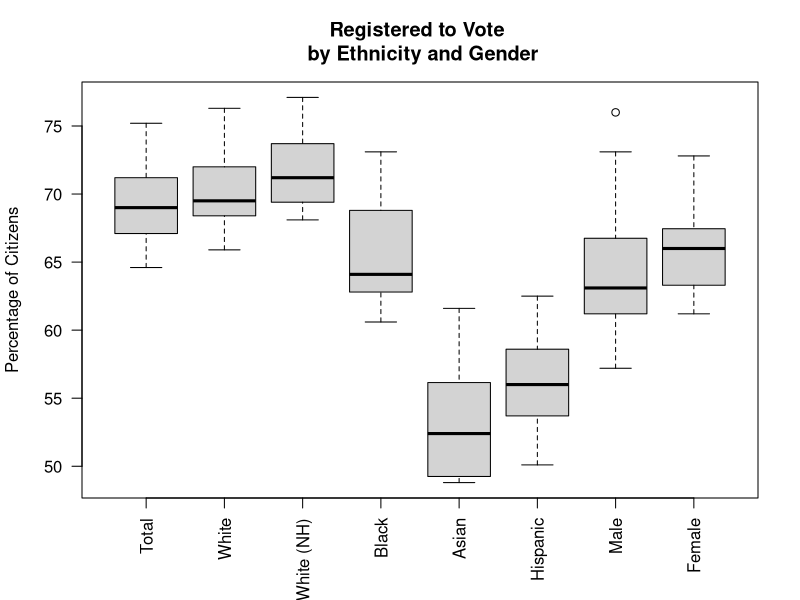
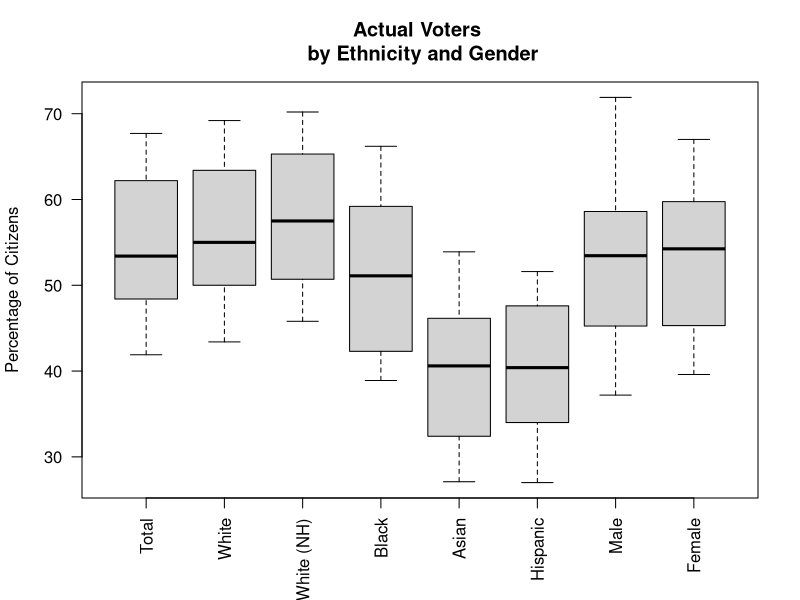
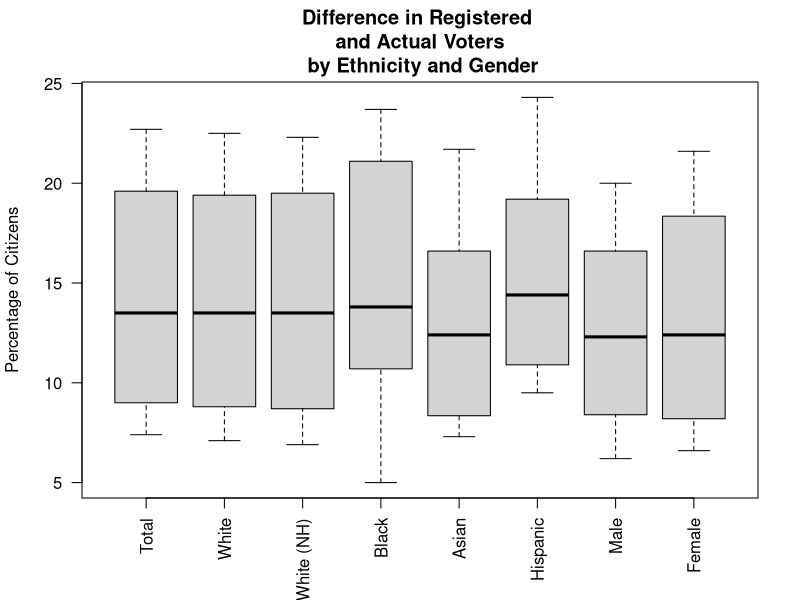
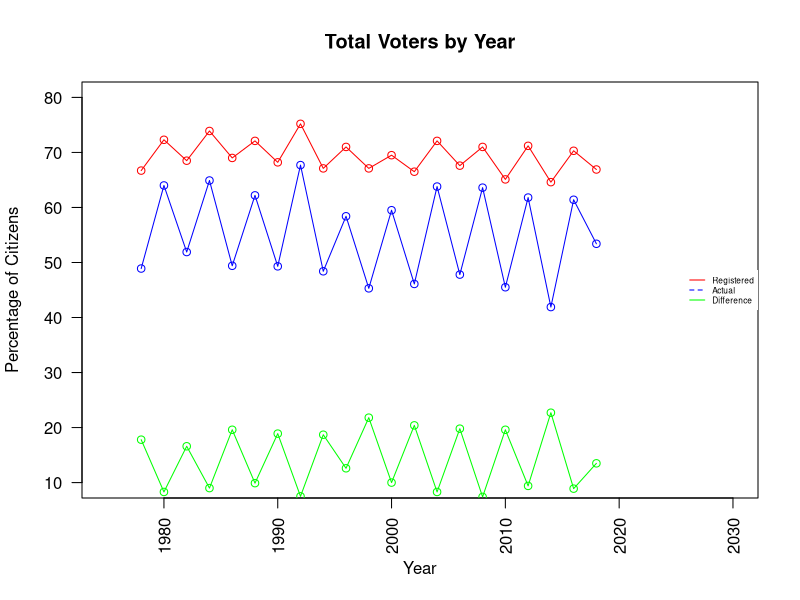
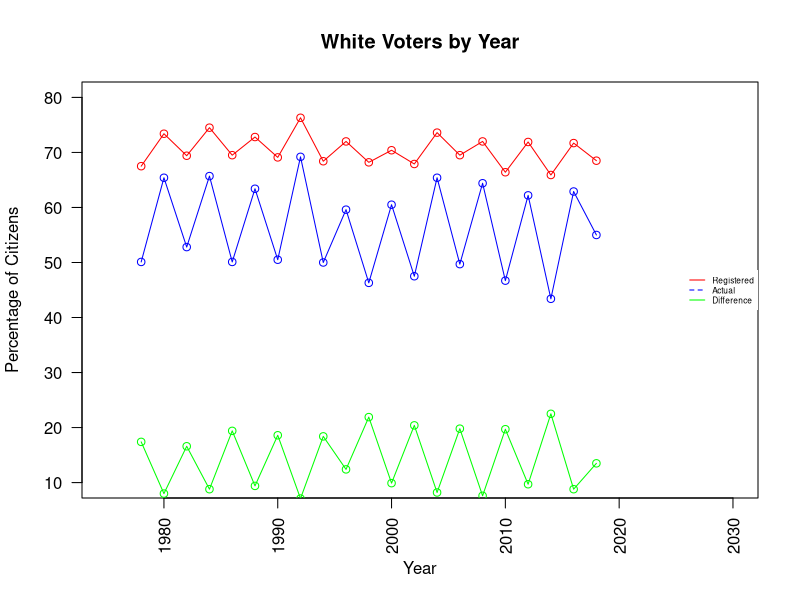
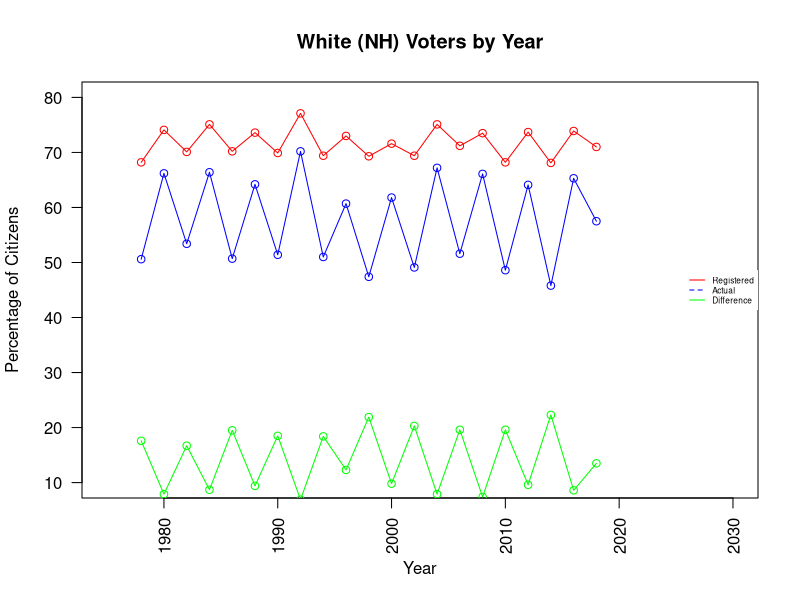
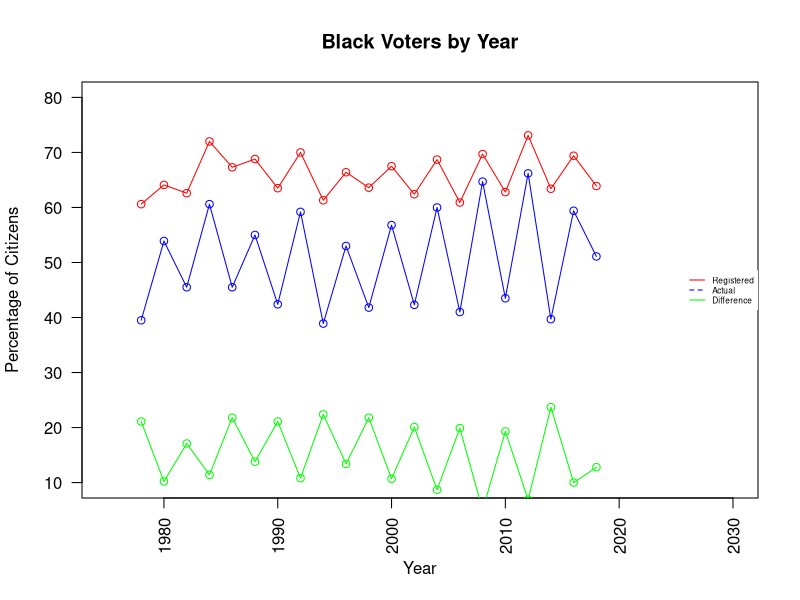
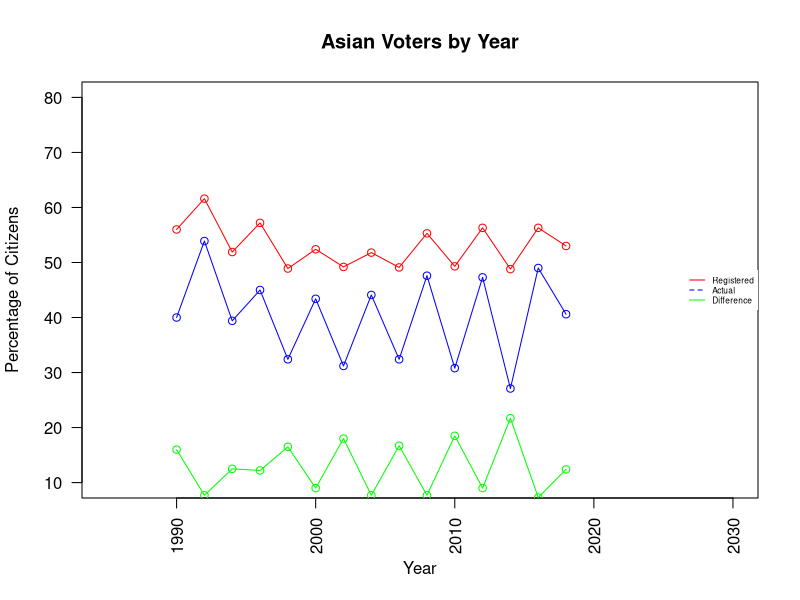

Generate these figures, in order, with R: (Note: this script raises an error after producing the figures.)
## ---- chunk 1
# voter registration by race
race_registered <- read.csv('1-race_gender_registered.csv', skip=1)
registered_data <- array(dim = c(28, 8))
registered_data[,1] <- t(race_registered[,'Citizen.population'])

for (i in 1:5) {
  registered_data[,i+1] = t(race_registered[,paste('Citizen.population.', i, sep='')])
}

registered_data[,7] <- t(race_registered[,'Male'])
registered_data[,8] <- t(race_registered[,'Female'])
colnames(registered_data) <- c('Total', 'White', 'White (NH)',  'Black', 'Asian', 'Hispanic', 'Male', 'Female')
boxplot(registered_data, las=2, main='Registered to Vote \n by Ethnicity and Gender',
        ylab='Percentage of Citizens')

# voter turnout by race 
race_voted <- read.csv('1-race_gender_voted.csv', skip=1)
voted_data <- array(dim = c(28, 8))
voted_data[,1] <- t(race_voted[,'Citizen.population'])

for (i in 1:5) {
  voted_data[,i+1] = t(race_voted[,paste('Citizen.population.', i, sep='')])
}

voted_data[,7] <- t(race_voted[,'Male'])
voted_data[,8] <- t(race_voted[,'Female'])
colnames(voted_data) <- c('Total', 'White', 'White (NH)',  'Black', 'Asian', 'Hispanic', 'Male', 'Female')
boxplot(voted_data, las=2, main='Actual Voters \n by Ethnicity and Gender',
        ylab='Percentage of Citizens')

# descriptive statistics
library('matrixStats')
registered_summary <- array(dim = c(8, 5))
registered_summary[,1] <- t(colMeans(na.omit(registered_data)))
registered_summary[,2] <- t(colMedians(na.omit(registered_data)))
registered_summary[,3] <- t(colSds(na.omit(registered_data)))
registered_summary[,4] <- t(colMaxs(na.omit(registered_data)))
registered_summary[,5] <- t(colMins(na.omit(registered_data)))
rownames(registered_summary) <- c('Total', 'White', 'White (NH)',  'Black', 'Asian', 'Hispanic', 'Male', 'Female')
colnames(registered_summary) <- c('Mean-R', 'Median-R', 'Sd-R', 'Max-R', 'Min-R')

voted_summary <- array(dim = c(8, 5))
voted_summary[,1] <- t(colMeans(na.omit(voted_data)))
voted_summary[,2] <- t(colMedians(na.omit(voted_data)))
voted_summary[,3] <- t(colSds(na.omit(voted_data)))
voted_summary[,4] <- t(colMaxs(na.omit(voted_data)))
voted_summary[,5] <- t(colMins(na.omit(voted_data)))
rownames(voted_summary) <- c('Total', 'White', 'White (NH)',  'Black', 'Asian', 'Hispanic', 'Male', 'Female')
colnames(voted_summary) <- c('Mean-V', 'Median-V', 'Sd-V', 'Max-V', 'Min-V')

# combine descriptive stats
data_summary <- merge(registered_summary, voted_summary, by=0)

# difference in registration and turnout by race
diff = registered_data - voted_data
boxplot(diff, las=2, main='Difference in Registered \n and Actual Voters \n by Ethnicity and Gender',
        ylab='Percentage of Citizens')

# paired t-Test
t.test(registered_data[,'Total'], registered_data[,'White'], paired=TRUE, alternative='greater')
t.test(registered_data[,'Total'], registered_data[,'White (NH)'], paired=TRUE, alternative='greater')
t.test(registered_data[,'Total'], registered_data[,'Black'], paired=TRUE, alternative='greater')
t.test(registered_data[,'Total'], registered_data[,'Asian'], paired=TRUE, alternative='greater')
t.test(registered_data[,'Total'], registered_data[,'Hispanic'], paired=TRUE, alternative='greater')
t.test(registered_data[,'White'], registered_data[,'White (NH)'], paired=TRUE, alternative='greater')
t.test(registered_data[,'White'], registered_data[,'Black'], paired=TRUE, alternative='greater')
t.test(registered_data[,'White'], registered_data[,'Asian'], paired=TRUE, alternative='greater')
t.test(registered_data[,'White'], registered_data[,'Hispanic'], paired=TRUE, alternative='greater')
t.test(registered_data[,'White (NH)'], registered_data[,'Black'], paired=TRUE, alternative='greater')
t.test(registered_data[,'White (NH)'], registered_data[,'Asian'], paired=TRUE, alternative='greater')
t.test(registered_data[,'White (NH)'], registered_data[,'Hispanic'], paired=TRUE, alternative='greater')
t.test(registered_data[,'Black'], registered_data[,'Asian'], paired=TRUE, alternative='greater')
t.test(registered_data[,'Black'], registered_data[,'Hispanic'], paired=TRUE, alternative='greater')
t.test(registered_data[,'Asian'], registered_data[,'Hispanic'], paired=TRUE, alternative='greater')

t.test(voted_data[,'Total'], voted_data[,'White'], paired=TRUE, alternative='greater')
t.test(voted_data[,'Total'], voted_data[,'White (NH)'], paired=TRUE, alternative='greater')
t.test(voted_data[,'Total'], voted_data[,'Black'], paired=TRUE, alternative='greater')
t.test(voted_data[,'Total'], voted_data[,'Asian'], paired=TRUE, alternative='greater')
t.test(voted_data[,'Total'], voted_data[,'Hispanic'], paired=TRUE, alternative='greater')
t.test(voted_data[,'White'], voted_data[,'White (NH)'], paired=TRUE, alternative='greater')
t.test(voted_data[,'White'], voted_data[,'Black'], paired=TRUE, alternative='greater')
t.test(voted_data[,'White'], voted_data[,'Asian'], paired=TRUE, alternative='greater')
t.test(voted_data[,'White'], voted_data[,'Hispanic'], paired=TRUE, alternative='greater')
t.test(voted_data[,'White (NH)'], voted_data[,'Black'], paired=TRUE, alternative='greater')
t.test(voted_data[,'White (NH)'], voted_data[,'Asian'], paired=TRUE, alternative='greater')
t.test(voted_data[,'White (NH)'], voted_data[,'Hispanic'], paired=TRUE, alternative='greater')
t.test(voted_data[,'Black'], voted_data[,'Asian'], paired=TRUE, alternative='greater')
t.test(voted_data[,'Black'], voted_data[,'Hispanic'], paired=TRUE, alternative='greater')
t.test(voted_data[,'Asian'], voted_data[,'Hispanic'], paired=TRUE, alternative='greater')

t.test(registered_data[,'Total'], registered_data[,'Male'], paired=TRUE, alternative='greater')
t.test(registered_data[,'Total'], registered_data[,'Female'], paired=TRUE, alternative='greater')
t.test(registered_data[,'Male'], registered_data[,'Female'], paired=TRUE, alternative='greater')

t.test(voted_data[,'Total'], voted_data[,'Male'], paired=TRUE, alternative='greater')
t.test(voted_data[,'Total'], voted_data[,'Female'], paired=TRUE, alternative='greater')
t.test(voted_data[,'Male'], voted_data[,'Female'], paired=TRUE, alternative='greater')

# voter by demographic over time
years <- race_registered[,1]
total_registered <- registered_data[,'Total']
total_voted <- voted_data[,'Total']
total_diff <- total_registered - total_voted
plot(years, total_registered, type='o', col='red', 
     xlim=c(1975,2030), ylim=c(10,80), xlab='Year',
     ylab='Percentage of Citizens', las=2, main='Total Voters by Year')
lines(years, total_voted, type='o', col='blue')
lines(years, total_diff, type='o', col='green')
legend("right", legend=c("Registered", "Actual", "Difference"),
       col=c("red", "blue", "green"), lty=1:2, cex=0.5, box.lty=0)

white_registered <- registered_data[,'White']
white_voted <- voted_data[,'White']
white_diff <- white_registered - white_voted
plot(years, white_registered, type='o', col='red', 
     xlim=c(1975,2030), ylim=c(10,80), xlab='Year',
     ylab='Percentage of Citizens', las=2, main='White Voters by Year')
lines(years, white_voted, type='o', col='blue')
lines(years, white_diff, type='o', col='green')
legend("right", legend=c("Registered", "Actual", "Difference"),
       col=c("red", "blue", "green"), lty=1:2, cex=0.5, box.lty=0)

white_nh_registered <- registered_data[,'White (NH)']
white_nh_voted <- voted_data[,'White (NH)']
white_nh_diff <- white_nh_registered - white_nh_voted
plot(years, white_nh_registered, type='o', col='red', 
     xlim=c(1975,2030), ylim=c(10,80), xlab='Year',
     ylab='Percentage of Citizens', las=2, main='White (NH) Voters by Year')
lines(years, white_nh_voted, type='o', col='blue')
lines(years, white_nh_diff, type='o', col='green')
legend("right", legend=c("Registered", "Actual", "Difference"),
       col=c("red", "blue", "green"), lty=1:2, cex=0.5, box.lty=0)

black_registered <- registered_data[,'Black']
black_voted <- voted_data[,'Black']
black_diff <- black_registered - black_voted
plot(years, black_registered, type='o', col='red', 
     xlim=c(1975,2030), ylim=c(10,80),  xlab='Year',
     ylab='Percentage of Citizens', las=2, main='Black Voters by Year')
lines(years, black_voted, type='o', col='blue')
lines(years, black_diff, type='o', col='green')
legend("right", legend=c("Registered", "Actual", "Difference"),
       col=c("red", "blue", "green"), lty=1:2, cex=0.5, box.lty=0)

asian_registered <- registered_data[,'Asian']
asian_voted <- voted_data[,'Asian']
asian_diff <- asian_registered - asian_voted
plot(years, asian_registered, type='o', col='red', 
     xlim=c(1985,2030), ylim=c(10,80),  xlab='Year',
     ylab='Percentage of Citizens', las=2, main='Asian Voters by Year')
lines(years, asian_voted, type='o', col='blue')
lines(years, asian_diff, type='o', col='green')
legend("right", legend=c("Registered", "Actual", "Difference"),
       col=c("red", "blue", "green"), lty=1:2, cex=0.5, box.lty=0)

hisp_registered <- registered_data[,'Hispanic']
hisp_voted <- voted_data[,'Hispanic']
hisp_diff <- hisp_registered - hisp_voted
plot(years, hisp_registered, type='o', col='red', 
     xlim=c(1975,2030), ylim=c(10,80), xlab='Year',
     ylab='Percentage of Citizens', las=2, main='Hispanic Voters by Year')
lines(years, hisp_voted, type='o', col='blue')
lines(years, hisp_diff, type='o', col='green')
legend("right", legend=c("Registered", "Actual", "Difference"),
       col=c("red", "blue", "green"), lty=1:2, cex=0.5, box.lty=0)

male_registered <- registered_data[,'Male']
male_voted <- voted_data[,'Male']
male_diff <- male_registered - male_voted
plot(years, male_registered, type='o', col='red', 
     xlim=c(1964,2035), ylim=c(10,80), xlab='Year',
     ylab='Percentage of Citizens', las=2, main='Male Voters by Year')
lines(years, male_voted, type='o', col='blue')
lines(years, male_diff, type='o', col='green')
legend("right", legend=c("Registered", "Actual", "Difference"),
       col=c("red", "blue", "green"), lty=1:2, cex=0.5, box.lty=0)

female_registered <- registered_data[,'Female']
female_voted <- voted_data[,'Female']
female_diff <- female_registered - female_voted
plot(years, female_registered, type='o', col='red', 
     xlim=c(1964,2035), ylim=c(10,80), xlab='Year',
     ylab='Percentage of Citizens', las=2, main='Female Voters by Year')
lines(years, female_voted, type='o', col='blue')
lines(years, female_diff, type='o', col='green')
legend("right", legend=c("Registered", "Actual", "Difference"),
       col=c("red", "blue", "green"), lty=1:2, cex=0.5, box.lty=0)

## ---- chunk 2
# Setup and Plot Data
df = read.csv("Age_vs_Voting_Rate.csv")
age = df$Age
voting_rate = df$Voting.Rate
plot(age, voting_rate, xlim = c(18, 80), ylim = c(0.2,0.8), xlab="Age group (years)", ylab = "Voting Rate")
title("Age vs. Voting Rate in November 2016")
lin_model = lm(voting_rate ~ age)
abline(lin_model, col="blue")
summary(lin_model)

# Calculation to get R^2 Value
x = age
y = voting_rate
xsquare = x*x
ysquare = y*y
xy = x*y
xbar = mean(x)
ybar = mean(y)
sxx = sum(xsquare) - (sum(x)*sum(x)/length(x))
sxy = sum(xy) - (sum(x)*sum(y)/length(x))
b1 = sxy / sxx
b0 = ybar - (b1*xbar)
SST = sum(ysquare) - (sum(y)*sum(y)/length(y))
SSR = b1*sxy
SSE = SST - SSR
variance = SSE / (length(x) - 2)
rSquared = 1 - (SSE/SST)


# 95% Confidence interval for B1
t_crit = qt(p=0.025, df=(length(x)-2),lower.tail=FALSE)
b1_serr = sqrt(variance / sxx)
b1_lower = b1 - t_crit*b1_serr
b1_upper = b1 + t_crit*b1_serr
print(b1_lower)
print(b1_upper)


# 95% Prediction interval
newx <- seq(min(x), max(x), by=1)
pred_interval <- predict(lin_model, newdata=data.frame(QUET=newx), interval="prediction", level = 0.95)
lines(newx, pred_interval[,2], col="orange", lty=2)
lines(newx, pred_interval[,3], col="orange", lty=2)

# Make Legend
legend("topleft", legend=c("Line of Best Fit", "95% Prediction Interval"), col=c("blue", "orange"), lty=1:2, cex=0.8)

# Print Summary of Regression Model
summary(lin_model)

## ---- chunk 3
# Create Normality Plot
df = read.csv("Age_vs_Voting_Rate.csv")
age = df$Age
voting_rate = df$Voting.Rate
lin_model = lm(voting_rate ~ age)
stdres = rstandard(lin_model)
qqnorm(stdres, ylab="Standardized Residuals", xlab="Normal Scores", main="Normality of Voting Rates") 
qqline(stdres)
summary(lin_model)
## ---- chunk 4
#North East
data = read.csv(file = "RegionalData.csv", header = TRUE)
NorthEast = data$North_East
nationalAverage = data$ï..National_Average
years = data$Years
regNE<-lm(NorthEast~years)
plot(years, NorthEast, pch=16,
     xlim=c(1964,2018),
     ylim=c(0,100),
     xlab="Years",
     ylab="North East Voter Turnout (%)",
     main="North East Voter Turnout vs Years")
abline(regNE)
tTestNE = t.test(NorthEast, nationalAverage, paired=TRUE)

MidWest = data$MidWest
nationalAverage = data$National_Average_Reformatted
years = data$Years_Reformatted

#Mid West 
regMW<-lm(MidWest~years)
plot(years, MidWest, pch=16,
     xlim=c(1964,2018),
     ylim=c(0,100),
     xlab="Years",
     ylab="Mid West Voter Turnout (%)",
     main="Mid West Voter Turnout vs Years")
abline(regMW)
tTestMW = t.test(MidWest, nationalAverage, paired=TRUE)

#South
South = data$South
nationalAverage = data$ï..National_Average
years = data$Years
regS<-lm(South~years)
plot(years, South, pch=16,
     xlim=c(1964,2018),
     ylim=c(0,100),
     xlab="Years",
     ylab="South Voter Turnout (%)",
     main="South Voter Turnout vs Years")
abline(regS)
tTestSouth = t.test(South, nationalAverage, paired=TRUE)

#West
West = data$West
nationalAverage = data$National_Average_Reformatted
years = data$Years_Reformatted
regW<-lm(West~years)
plot(years, West, pch=16,
     xlim=c(1964,2018),
     ylim=c(0,100),
     xlab="Years",
     ylab="West Voter Turnout (%)",
     main="West Voter Turnout vs Years")
abline(regW)
tTestWest = t.test(West, nationalAverage, paired=TRUE)


# Printing T-Tests Here:
print(tTestNE)
summary(regNE)
print(tTestMW)
summary(regMW)
print(tTestSouth)
summary(regS)
print(tTestWest)
summary(regW)
